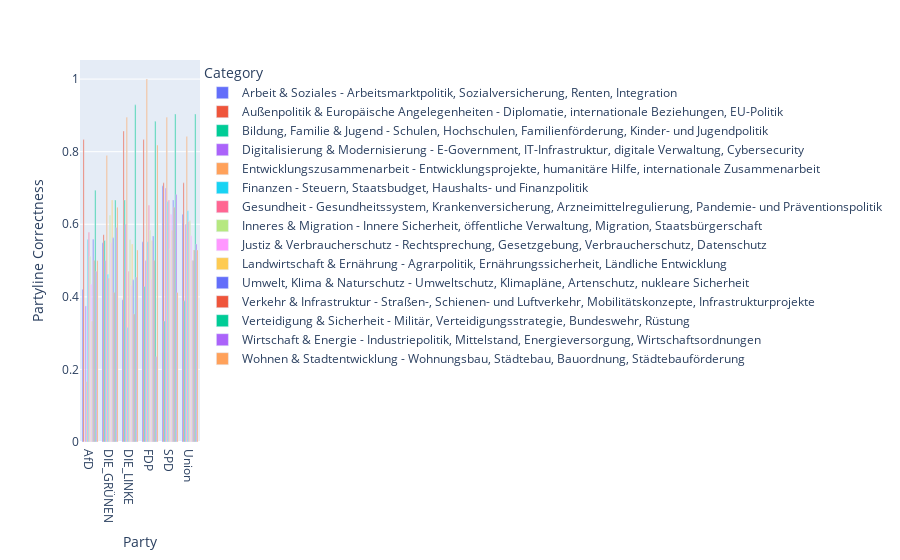

Write notebook code for a chart like this one.
### Code cell
import pandas as pd
import plotly.express as px

# build a DataFrame: rows = parties, columns = categories
df = pd.DataFrame({
    party: {item['category']: item['partyline_correct'] for item in entries}
    for party, entries in percentage_partyline_by_category.items()
}).T

# reshape to long form for px.bar
df_long = df.reset_index().melt(
    id_vars='index',
    var_name='Category',
    value_name='Correctness'
)
df_long.rename(columns={'index': 'Party'}, inplace=True)

fig = px.bar(
    df_long,
    x='Party',
    y='Correctness',
    color='Category',
    barmode='group'
)

fig.update_layout(
    xaxis_title='Party',
    yaxis_title='Partyline Correctness',
    legend_title_text='Category'
)

fig.show()

### Figure 1 — Plotly figure (JSON) as saved in the notebook; plotly's stock layout.template omitted (floating-point values rounded to 4 significant figures)
{"data": [{"alignmentgroup": "True", "hovertemplate": "Category=Arbeit & Soziales - Arbeitsmarktpolitik, Sozialversicherung, Renten, Integration<br>Party=%{x}<br>Correctness=%{y}<extra></extra>", "legendgroup": "Arbeit & Soziales - Arbeitsmarktpolitik, Sozialversicherung, Renten, Integration", "marker": {"color": "#636efa", "pattern": {"shape": ""}}, "name": "Arbeit & Soziales - Arbeitsmarktpolitik, Sozialversicherung, Renten, Integration", "offsetgroup": "Arbeit & Soziales - Arbeitsmarktpolitik, Sozialversicherung, Renten, Integration", "orientation": "v", "showlegend": true, "textposition": "auto", "type": "bar", "x": ["AfD", "DIE_GRÜNEN", "DIE_LINKE", "FDP", "SPD", "Union"], "xaxis": "x", "y": [0.4211, 0.549, 0.3922, 0.5517, 0.7059, 0.6275], "yaxis": "y"}, {"alignmentgroup": "True", "hovertemplate": "Category=Außenpolitik & Europäische Angelegenheiten - Diplomatie, internationale Beziehungen, EU-Politik<br>Party=%{x}<br>Correctness=%{y}<extra></extra>", "legendgroup": "Außenpolitik & Europäische Angelegenheiten - Diplomatie, internationale Beziehungen, EU-Politik", "marker": {"color": "#EF553B", "pattern": {"shape": ""}}, "name": "Außenpolitik & Europäische Angelegenheiten - Diplomatie, internationale Beziehungen, EU-Politik", "offsetgroup": "Außenpolitik & Europäische Angelegenheiten - Diplomatie, internationale Beziehungen, EU-Politik", "orientation": "v", "showlegend": true, "textposition": "auto", "type": "bar", "x": ["AfD", "DIE_GRÜNEN", "DIE_LINKE", "FDP", "SPD", "Union"], "xaxis": "x", "y": [0.8333, 0.5714, 0.8571, 0.8333, 0.7143, 0.7143], "yaxis": "y"}, {"alignmentgroup": "True", "hovertemplate": "Category=Bildung, Familie & Jugend - Schulen, Hochschulen, Familienförderung, Kinder- und Jugendpolitik<br>Party=%{x}<br>Correctness=%{y}<extra></extra>", "legendgroup": "Bildung, Familie & Jugend - Schulen, Hochschulen, Familienförderung, Kinder- und Jugendpolitik", "marker": {"color": "#00cc96", "pattern": {"shape": ""}}, "name": "Bildung, Familie & Jugend - Schulen, Hochschulen, Familienförderung, Kinder- und Jugendpolitik", "offsetgroup": "Bildung, Familie & Jugend - Schulen, Hochschulen, Familienförderung, Kinder- und Jugendpolitik", "orientation": "v", "showlegend": true, "textposition": "auto", "type": "bar", "x": ["AfD", "DIE_GRÜNEN", "DIE_LINKE", "FDP", "SPD", "Union"], "xaxis": "x", "y": [0.0, 0.5556, 0.6667, 0.4286, 0.3333, 0.3889], "yaxis": "y"}, {"alignmentgroup": "True", "hovertemplate": "Category=Digitalisierung & Modernisierung - E-Government, IT-Infrastruktur, digitale Verwaltung, Cybersecurity<br>Party=%{x}<br>Correctness=%{y}<extra></extra>", "legendgroup": "Digitalisierung & Modernisierung - E-Government, IT-Infrastruktur, digitale Verwaltung, Cybersecurity", "marker": {"color": "#ab63fa", "pattern": {"shape": ""}}, "name": "Digitalisierung & Modernisierung - E-Government, IT-Infrastruktur, digitale Verwaltung, Cybersecurity", "offsetgroup": "Digitalisierung & Modernisierung - E-Government, IT-Infrastruktur, digitale Verwaltung, Cybersecurity", "orientation": "v", "showlegend": true, "textposition": "auto", "type": "bar", "x": ["AfD", "DIE_GRÜNEN", "DIE_LINKE", "FDP", "SPD", "Union"], "xaxis": "x", "y": [0.375, 0.5, 0.6, 0.5, 0.7, 0.6], "yaxis": "y"}, {"alignmentgroup": "True", "hovertemplate": "Category=Entwicklungszusammenarbeit - Entwicklungsprojekte, humanitäre Hilfe, internationale Zusammenarbeit<br>Party=%{x}<br>Correctness=%{y}<extra></extra>", "legendgroup": "Entwicklungszusammenarbeit - Entwicklungsprojekte, humanitäre Hilfe, internationale Zusammenarbeit", "marker": {"color": "#FFA15A", "pattern": {"shape": ""}}, "name": "Entwicklungszusammenarbeit - Entwicklungsprojekte, humanitäre Hilfe, internationale Zusammenarbeit", "offsetgroup": "Entwicklungszusammenarbeit - Entwicklungsprojekte, humanitäre Hilfe, internationale Zusammenarbeit", "orientation": "v", "showlegend": true, "textposition": "auto", "type": "bar", "x": ["AfD", "DIE_GRÜNEN", "DIE_LINKE", "FDP", "SPD", "Union"], "xaxis": "x", "y": [0.1667, 0.7895, 0.8947, 1.0, 0.8947, 0.8421], "yaxis": "y"}, {"alignmentgroup": "True", "hovertemplate": "Category=Finanzen - Steuern, Staatsbudget, Haushalts- und Finanzpolitik<br>Party=%{x}<br>Correctness=%{y}<extra></extra>", "legendgroup": "Finanzen - Steuern, Staatsbudget, Haushalts- und Finanzpolitik", "marker": {"color": "#19d3f3", "pattern": {"shape": ""}}, "name": "Finanzen - Steuern, Staatsbudget, Haushalts- und Finanzpolitik", "offsetgroup": "Finanzen - Steuern, Staatsbudget, Haushalts- und Finanzpolitik", "orientation": "v", "showlegend": true, "textposition": "auto", "type": "bar", "x": ["AfD", "DIE_GRÜNEN", "DIE_LINKE", "FDP", "SPD", "Union"], "xaxis": "x", "y": [0.5577, 0.4625, 0.3158, 0.5517, 0.6625, 0.6375], "yaxis": "y"}, {"alignmentgroup": "True", "hovertemplate": "Category=Gesundheit - Gesundheitssystem, Krankenversicherung, Arzneimittelregulierung, Pandemie- und Präventionspolitik<br>Party=%{x}<br>Correctness=%{y}<extra></extra>", "legendgroup": "Gesundheit - Gesundheitssystem, Krankenversicherung, Arzneimittelregulierung, Pandemie- und Präventionspolitik", "marker": {"color": "#FF6692", "pattern": {"shape": ""}}, "name": "Gesundheit - Gesundheitssystem, Krankenversicherung, Arzneimittelregulierung, Pandemie- und Präventionspolitik", "offsetgroup": "Gesundheit - Gesundheitssystem, Krankenversicherung, Arzneimittelregulierung, Pandemie- und Präventionspolitik", "orientation": "v", "showlegend": true, "textposition": "auto", "type": "bar", "x": ["AfD", "DIE_GRÜNEN", "DIE_LINKE", "FDP", "SPD", "Union"], "xaxis": "x", "y": [0.5778, 0.451, 0.4706, 0.6522, 0.6667, 0.6078], "yaxis": "y"}, {"alignmentgroup": "True", "hovertemplate": "Category=Inneres & Migration - Innere Sicherheit, öffentliche Verwaltung, Migration, Staatsbürgerschaft<br>Party=%{x}<br>Correctness=%{y}<extra></extra>", "legendgroup": "Inneres & Migration - Innere Sicherheit, öffentliche Verwaltung, Migration, Staatsbürgerschaft", "marker": {"color": "#B6E880", "pattern": {"shape": ""}}, "name": "Inneres & Migration - Innere Sicherheit, öffentliche Verwaltung, Migration, Staatsbürgerschaft", "offsetgroup": "Inneres & Migration - Innere Sicherheit, öffentliche Verwaltung, Migration, Staatsbürgerschaft", "orientation": "v", "showlegend": true, "textposition": "auto", "type": "bar", "x": ["AfD", "DIE_GRÜNEN", "DIE_LINKE", "FDP", "SPD", "Union"], "xaxis": "x", "y": [0.5111, 0.625, 0.5574, 0.5833, 0.5312, 0.6094], "yaxis": "y"}, {"alignmentgroup": "True", "hovertemplate": "Category=Justiz & Verbraucherschutz - Rechtsprechung, Gesetzgebung, Verbraucherschutz, Datenschutz<br>Party=%{x}<br>Correctness=%{y}<extra></extra>", "legendgroup": "Justiz & Verbraucherschutz - Rechtsprechung, Gesetzgebung, Verbraucherschutz, Datenschutz", "marker": {"color": "#FF97FF", "pattern": {"shape": ""}}, "name": "Justiz & Verbraucherschutz - Rechtsprechung, Gesetzgebung, Verbraucherschutz, Datenschutz", "offsetgroup": "Justiz & Verbraucherschutz - Rechtsprechung, Gesetzgebung, Verbraucherschutz, Datenschutz", "orientation": "v", "showlegend": true, "textposition": "auto", "type": "bar", "x": ["AfD", "DIE_GRÜNEN", "DIE_LINKE", "FDP", "SPD", "Union"], "xaxis": "x", "y": [0.4348, 0.549, 0.4314, 0.4483, 0.6275, 0.5686], "yaxis": "y"}, {"alignmentgroup": "True", "hovertemplate": "Category=Landwirtschaft & Ernährung - Agrarpolitik, Ernährungssicherheit, Ländliche Entwicklung<br>Party=%{x}<br>Correctness=%{y}<extra></extra>", "legendgroup": "Landwirtschaft & Ernährung - Agrarpolitik, Ernährungssicherheit, Ländliche Entwicklung", "marker": {"color": "#FECB52", "pattern": {"shape": ""}}, "name": "Landwirtschaft & Ernährung - Agrarpolitik, Ernährungssicherheit, Ländliche Entwicklung", "offsetgroup": "Landwirtschaft & Ernährung - Agrarpolitik, Ernährungssicherheit, Ländliche Entwicklung", "orientation": "v", "showlegend": true, "textposition": "auto", "type": "bar", "x": ["AfD", "DIE_GRÜNEN", "DIE_LINKE", "FDP", "SPD", "Union"], "xaxis": "x", "y": [0.3333, 0.6667, 0.5455, 0.5556, 0.5833, 0.5], "yaxis": "y"}, {"alignmentgroup": "True", "hovertemplate": "Category=Umwelt, Klima & Naturschutz - Umweltschutz, Klimapläne, Artenschutz, nukleare Sicherheit<br>Party=%{x}<br>Correctness=%{y}<extra></extra>", "legendgroup": "Umwelt, Klima & Naturschutz - Umweltschutz, Klimapläne, Artenschutz, nukleare Sicherheit", "marker": {"color": "#636efa", "pattern": {"shape": ""}}, "name": "Umwelt, Klima & Naturschutz - Umweltschutz, Klimapläne, Artenschutz, nukleare Sicherheit", "offsetgroup": "Umwelt, Klima & Naturschutz - Umweltschutz, Klimapläne, Artenschutz, nukleare Sicherheit", "orientation": "v", "showlegend": true, "textposition": "auto", "type": "bar", "x": ["AfD", "DIE_GRÜNEN", "DIE_LINKE", "FDP", "SPD", "Union"], "xaxis": "x", "y": [0.5588, 0.5625, 0.4468, 0.5676, 0.6667, 0.5], "yaxis": "y"}, {"alignmentgroup": "True", "hovertemplate": "Category=Verkehr & Infrastruktur - Straßen-, Schienen- und Luftverkehr, Mobilitätskonzepte, Infrastrukturprojekte<br>Party=%{x}<br>Correctness=%{y}<extra></extra>", "legendgroup": "Verkehr & Infrastruktur - Straßen-, Schienen- und Luftverkehr, Mobilitätskonzepte, Infrastrukturprojekte", "marker": {"color": "#EF553B", "pattern": {"shape": ""}}, "name": "Verkehr & Infrastruktur - Straßen-, Schienen- und Luftverkehr, Mobilitätskonzepte, Infrastrukturprojekte", "offsetgroup": "Verkehr & Infrastruktur - Straßen-, Schienen- und Luftverkehr, Mobilitätskonzepte, Infrastrukturprojekte", "orientation": "v", "showlegend": true, "textposition": "auto", "type": "bar", "x": ["AfD", "DIE_GRÜNEN", "DIE_LINKE", "FDP", "SPD", "Union"], "xaxis": "x", "y": [0.5, 0.4118, 0.3529, 0.5, 0.6471, 0.5294], "yaxis": "y"}, {"alignmentgroup": "True", "hovertemplate": "Category=Verteidigung & Sicherheit - Militär, Verteidigungsstrategie, Bundeswehr, Rüstung<br>Party=%{x}<br>Correctness=%{y}<extra></extra>", "legendgroup": "Verteidigung & Sicherheit - Militär, Verteidigungsstrategie, Bundeswehr, Rüstung", "marker": {"color": "#00cc96", "pattern": {"shape": ""}}, "name": "Verteidigung & Sicherheit - Militär, Verteidigungsstrategie, Bundeswehr, Rüstung", "offsetgroup": "Verteidigung & Sicherheit - Militär, Verteidigungsstrategie, Bundeswehr, Rüstung", "orientation": "v", "showlegend": true, "textposition": "auto", "type": "bar", "x": ["AfD", "DIE_GRÜNEN", "DIE_LINKE", "FDP", "SPD", "Union"], "xaxis": "x", "y": [0.6939, 0.6667, 0.929, 0.8839, 0.9038, 0.9038], "yaxis": "y"}, {"alignmentgroup": "True", "hovertemplate": "Category=Wirtschaft & Energie - Industriepolitik, Mittelstand, Energieversorgung, Wirtschaftsordnungen<br>Party=%{x}<br>Correctness=%{y}<extra></extra>", "legendgroup": "Wirtschaft & Energie - Industriepolitik, Mittelstand, Energieversorgung, Wirtschaftsordnungen", "marker": {"color": "#ab63fa", "pattern": {"shape": ""}}, "name": "Wirtschaft & Energie - Industriepolitik, Mittelstand, Energieversorgung, Wirtschaftsordnungen", "offsetgroup": "Wirtschaft & Energie - Industriepolitik, Mittelstand, Energieversorgung, Wirtschaftsordnungen", "orientation": "v", "showlegend": true, "textposition": "auto", "type": "bar", "x": ["AfD", "DIE_GRÜNEN", "DIE_LINKE", "FDP", "SPD", "Union"], "xaxis": "x", "y": [0.4706, 0.5909, 0.4545, 0.2353, 0.6818, 0.5455], "yaxis": "y"}, {"alignmentgroup": "True", "hovertemplate": "Category=Wohnen & Stadtentwicklung - Wohnungsbau, Städtebau, Bauordnung, Städtebauförderung<br>Party=%{x}<br>Correctness=%{y}<extra></extra>", "legendgroup": "Wohnen & Stadtentwicklung - Wohnungsbau, Städtebau, Bauordnung, Städtebauförderung", "marker": {"color": "#FFA15A", "pattern": {"shape": ""}}, "name": "Wohnen & Stadtentwicklung - Wohnungsbau, Städtebau, Bauordnung, Städtebauförderung", "offsetgroup": "Wohnen & Stadtentwicklung - Wohnungsbau, Städtebau, Bauordnung, Städtebauförderung", "orientation": "v", "showlegend": true, "textposition": "auto", "type": "bar", "x": ["AfD", "DIE_GRÜNEN", "DIE_LINKE", "FDP", "SPD", "Union"], "xaxis": "x", "y": [0.5, 0.6471, 0.5294, 0.8182, 0.4118, 0.5294], "yaxis": "y"}], "layout": {"barmode": "group", "legend": {"title": {"text": "Category"}, "tracegroupgap": 0}, "margin": {"t": 60}, "xaxis": {"anchor": "y", "domain": [0, 1], "title": {"text": "Party"}}, "yaxis": {"anchor": "x", "domain": [0, 1], "title": {"text": "Partyline Correctness"}}}}
